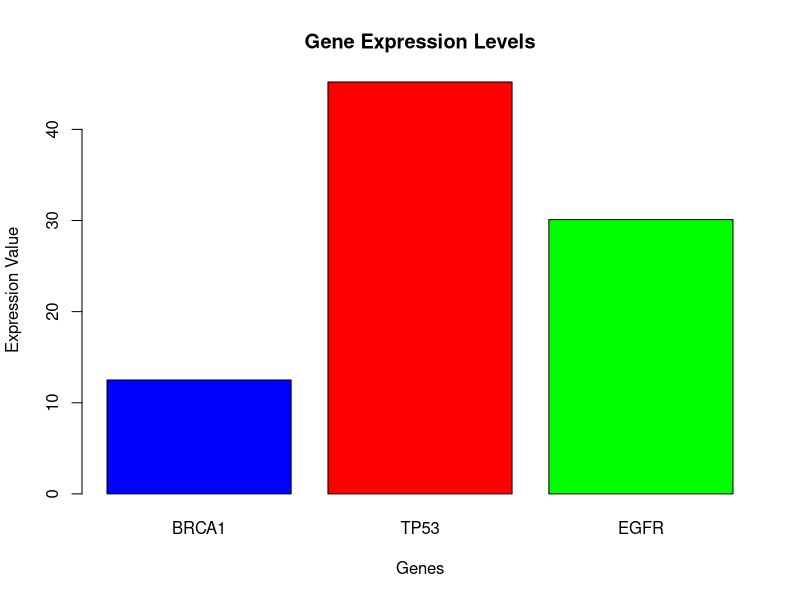

Reproduce this figure in R.
# first_plot.R
# Создание векторов
genes <- c("BRCA1", "TP53", "EGFR")
expression <- c(12.5, 45.2, 30.1)
condition <- c("Control", "Treatment", "Treatment")
# Объединение в data frame
exp_data <- data.frame(genes, expression, condition)

# Вывод структуры таблицы
str(exp_data)

# Построение столбчатой диаграммы
png("expression_plot.png", width = 800, height = 600)
barplot(exp_data$expression, 
        names.arg = exp_data$genes,
        col = c("blue", "red", "green"),
        main = "Gene Expression Levels",
        xlab = "Genes",
        ylab = "Expression Value")
dev.off()
cat("График сохранён в expression_plot.png\n")
